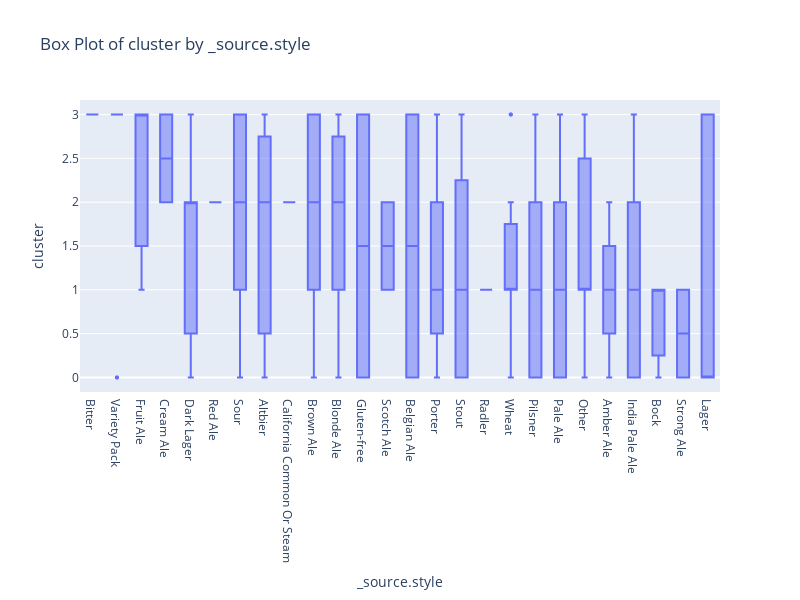

Notebook code for this chart:
### Code cell
# Picking 6 clusters from the dendrogram 
# n_cluster_list = [2, 3, 4, 5, 6, 7, 8]
n_cluster_list = [4]


for i, n_clusters in enumerate(n_cluster_list):
    # Apply Agglomerative Clustering
    agg_cluster = AgglomerativeClustering(n_clusters=n_clusters, linkage='ward')
    clusters = agg_cluster.fit_predict(scaled_features)

    # print(type(clusters))

    # Add cluster labels to the original DataFrame
    df_beer.loc[:, 'cluster'] = clusters

    # # Display the cluster assignments
    # print(df_wine['cluster'].value_counts())
    # print(df_wine['_source.subCategory.description'].value_counts())
    print('-'*80)
    print('-'*80)
    print(f'NUMBER OF CLUSTERS = {n_clusters}')

    create_box_plot(df_beer, '_source.style', 'cluster')

### Figure 1 — Plotly figure (JSON) as saved in the notebook; plotly's stock layout.template omitted (floating-point values rounded to 4 significant figures; data arrays with more than 128 entries replaced by an {"elided": "..."} marker saying what was removed)
{"data": [{"alignmentgroup": "True", "hovertemplate": "_source.style=%{x}<br>cluster=%{y}<extra></extra>", "legendgroup": "", "marker": {"color": "#636efa", "size": 4}, "name": "", "notched": false, "offsetgroup": "", "orientation": "v", "showlegend": false, "type": "box", "x": {"elided": "462 str values"}, "x0": " ", "xaxis": "x", "y": {"elided": "462 int values"}, "y0": " ", "yaxis": "y"}], "layout": {"boxmode": "group", "height": 600, "legend": {"tracegroupgap": 0}, "title": {"text": "Box Plot of cluster by _source.style"}, "width": 800, "xaxis": {"anchor": "y", "categoryarray": ["Bitter", "Variety Pack", "Fruit Ale", "Cream Ale", "Dark Lager", "Red Ale", "Sour", "Altbier", "California Common Or Steam", "Brown Ale", "Blonde Ale", "Gluten-free", "Scotch Ale", "Belgian Ale", "Porter", "Stout", "Radler", "Wheat", "Pilsner", "Pale Ale", "Other", "Amber Ale", "India Pale Ale", "Bock", "Strong Ale", "Lager"], "categoryorder": "array", "domain": [0, 1], "title": {"text": "_source.style"}}, "yaxis": {"anchor": "x", "domain": [0, 1], "title": {"text": "cluster"}}}}
